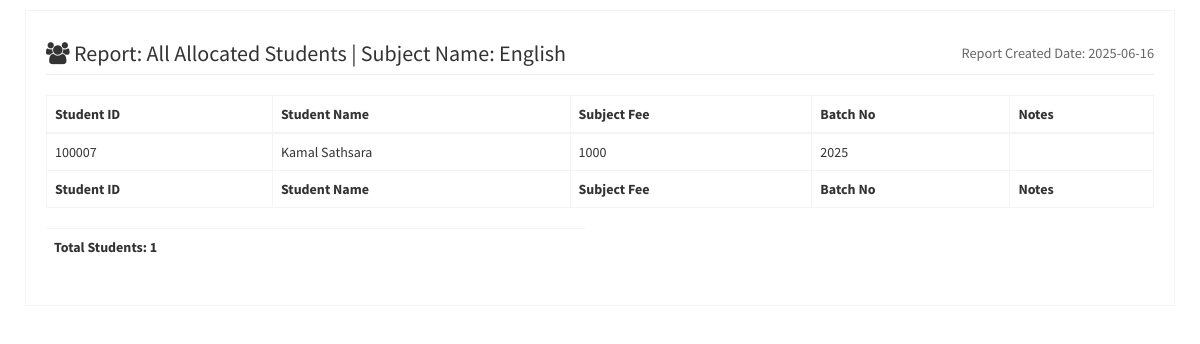
/systemsu/output/repoSubjAlloStudents.php?SubjectID=26 (signed in), run on the app's committed database.
### tables this page shows
CREATE TABLE `cp_subjects` (
  `subj_id` int(11) NOT NULL,
  `subj_name` varchar(255) NOT NULL,
  `subj_classfee` double(10,2) NOT NULL
);

CREATE TABLE `cp_subj_allo` (
  `sa_id` int(11) NOT NULL,
  `sa_stu_student_id` int(11) NOT NULL,
  `sa_stu_student_Name` varchar(255) DEFAULT NULL,
  `sa_subj_id` int(11) NOT NULL,
  `sa_lec_id` int(11) DEFAULT NULL,
  `sa_subj_fee` double(10,2) NOT NULL,
  `sa_batch_no` varchar(255) NOT NULL,
  `sa_notes` varchar(255) DEFAULT NULL
);

### systemsu/output/repoSubjAlloStudents.php (the view, shortened to what this page needs)
<?php
if(isset($_SESSION['user_id']) && isset($_SESSION['user_name'])){
include_once '../../php-includes/connect.inc.php';
if (isset($_GET['SubjectID'])) {
     $Subj_ID = $_GET['SubjectID'];
?>
<!DOCTYPE html>
<html>
  <head>
    <link rel="stylesheet" href="../bootstrap/css/bootstrap.min.css">
    <link rel="stylesheet" href="https://maxcdn.bootstrapcdn.com/font-awesome/4.4.0/css/font-awesome.min.css">
    <link rel="stylesheet" href="https://code.ionicframework.com/ionicons/2.0.1/css/ionicons.min.css">
    <link rel="stylesheet" href="../dist/css/AdminLTE.min.css">
  </head>
  <body>
    <div class="wrapper">
      <section class="invoice">
        <div class="row">
          <div class="col-xs-12">
 <?php
               $stmt4 = $db->prepare("SELECT subj_id, subj_name FROM cp_subjects WHERE subj_id = $Subj_ID");
               $stmt4->bind_result($Subj_ID, $Subj_name);
               $stmt4->execute();
 ?>
            <h2 class="page-header">
              <i class="fa fa-users"></i> Report: All Allocated Students | Subject Name: <?php echo $Subj_name; ?>
              <small class="pull-right">Report Created Date: <?php echo date('Y-m-d'); ?></small>
            </h2>
          </div>
        </div>
        <div class="row">
          <div class="col-xs-12 table-responsive">
            <table id="vas_table" class="table table-hover table-bordered table-responsive">
 <?php
       $stmt = $db->prepare("SELECT sa_stu_student_id, sa_stu_student_Name, sa_subj_id, sa_subj_fee, sa_batch_no, sa_notes FROM `cp_subj_allo` WHERE sa_subj_id = $Subj_ID ORDER BY sa_stu_student_id ASC");
       $stmt->bind_result($sa_stu_student_id, $sa_stu_student_Name, $sa_subj_id, $sa_subj_fee, $sa_batch_no, $sa_notes);
       $stmt->execute();
 ?>
                    <thead>
                      <tr>
                        <th>Student ID</th>
                        <th>Student Name</th>
                        <th>Subject Fee</th>
                        <th>Batch No</th>
                        <th>Notes</th>
                      </tr>
                    </thead>
                    <tbody>
                    <?php
                     while ($stmt->fetch()){
                    ?>
                      <tr>
                        <td><?php echo $sa_stu_student_id; ?></td>
                        <td><?php echo $sa_stu_student_Name;  ?></td>
                        <td><?php echo $sa_subj_fee; ?></td>
                        <td><?php echo $sa_batch_no; ?></td>
                        <td><?php echo $sa_notes; ?></td>
                      </tr>
                   <?php
                     }
                   ?>
                   </tbody>
                     <tfoot>
                      <tr>
                        <th>Student ID</th>
                        <th>Student Name</th>
                        <th>Subject Fee</th>
                        <th>Batch No</th>
                        <th>Notes</th>
                      </tr>
                    </tfoot>
                  </table>
          </div>
        </div>
        <div class="row">
          <div class="col-xs-6">
            <div class="table-responsive">
              <table class="table">
                <tr>
              <?php
               $stmt1 = $db->prepare("SELECT COUNT(sa_stu_student_id) FROM cp_subj_allo WHERE sa_subj_id = $Subj_ID");
               $stmt1->bind_result($TotalStudents);
               $stmt1->execute();
            ?>
                    <th>Total Students: <?php echo $TotalStudents; ?></th>
                </tr>
              </table>
            </div>
          </div>
        </div>
      </section>
    </div>
<?php
}
?>
  </body>
</html>
<?php
} else {
    header('Location: ../login.php');
}
?>

### data on the page
cp_subjects: subj_name "English"
cp_subj_allo: sa_stu_student "100007", sa_stu_student_Name "Kamal Sathsara", sa_subj_fee "1000", sa_batch_no "2025"

### other printed values
$TotalStudents "1"
